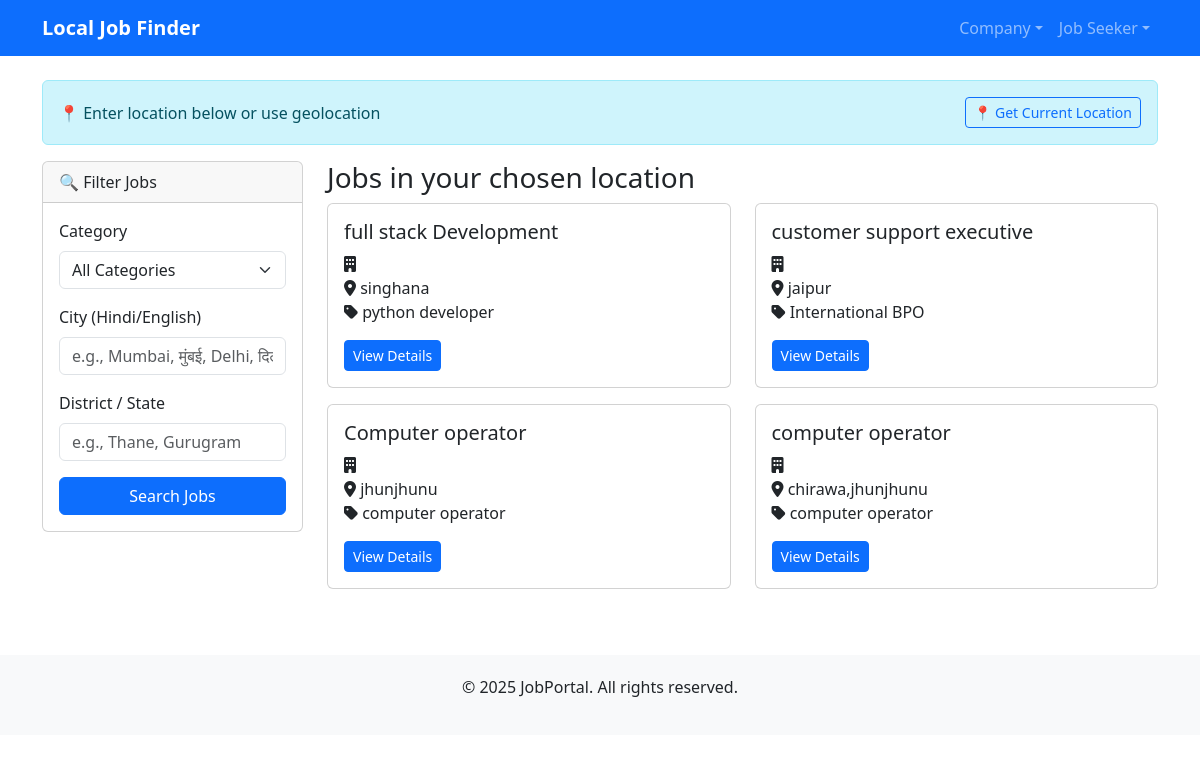
Page /user-dashboard/ on the committed database.
### findjob/models.py (models this page shows, shortened)
class Job(models.Model):
    JOB_TYPE_CHOICES = (
        ('full_time', 'Full Time'),
        ('part_time', 'Part Time'),
        ('internship', 'Internship'),
    )
    company = models.ForeignKey(CompanyProfile, on_delete=models.CASCADE)
    title = models.CharField(max_length=255)
    description = models.TextField()
    location = models.CharField(max_length=255)
    salary = models.CharField(max_length=100, blank=True, null=True)
    job_type = models.CharField(max_length=50, choices=JOB_TYPE_CHOICES)
    category = models.CharField(max_length=100, blank=True, null=True, help_text="e.g., Customer Support, Python Developer")
    created_at = models.DateTimeField(auto_now_add=True)
    is_active = models.BooleanField(default=True, help_text="Uncheck to hide job from dashboard")

### findjob/views.py (the view)
# urls.py: path('user-dashboard/',user_dashboard,name='user-dashboard'),
def user_dashboard(request):
    selected_category = request.GET.get('category', '')
    city_raw = request.GET.get('city', '').strip()
    district_raw = request.GET.get('district', '').strip()
    city_en = translate_to_english(city_raw)
    district_en = translate_to_english(district_raw)
    jobs = Job.objects.filter(is_active=True)
    if selected_category:
        jobs = jobs.filter(category__iexact=selected_category)
    location_filter = Q()
    if city_en:
        location_filter |= Q(location__icontains=city_en)
    if district_en:
        location_filter |= Q(location__icontains=district_en)
    if location_filter:
        jobs = jobs.filter(location_filter)
    categories = (Job.objects.filter(is_active=True)
                  .values_list('category', flat=True)
                  .distinct()
                  .exclude(category__isnull=True)
                  .exclude(category=''))
    context = {
        'jobs': jobs,
        'categories': categories,
        'selected_category': selected_category,
        'city_display': city_en,
        'district_display': district_en,
        'city_raw': city_raw,
        'district_raw': district_raw,
    }
    return render(request, 'user_dashboard.html', context)

### findjob/views.py (called while the page is built)
def translate_to_english(text):
    if not text or text.lower() == 'unknown':
        return ''
    try:
        translated = GoogleTranslator(source='auto', target='en').translate(text).strip()
        return '' if translated.lower() == 'unknown' else translated
    except:
        return text.strip()

### findjob/templates/user_dashboard.html (shortened to what this page needs)
{% extends 'base.html' %}
{% block content %}
<div class="alert alert-info d-flex justify-content-between align-items-center">
    <span id="location-status">
        {% if city_display %}
            📍 City: {{ city_display }}, District: {{ district_display|default:"—" }}
        {% else %}
            📍 Enter location below or use geolocation
        {% endif %}
    </span>
    <button type="button" class="btn btn-sm btn-outline-primary" onclick="getLocationAndSetCityDistrict()">
        📍 Get Current Location
    </button>
</div>
<div class="row">
    <div class="col-md-3">
        <div class="card">
            <div class="card-header">🔍 Filter Jobs</div>
            <div class="card-body">
                <form method="get" id="filter-form">
                    <div class="mb-3">
                        <label class="form-label">Category</label>
                        <select name="category" class="form-select" onchange="this.form.submit()">
                            <option value="">All Categories</option>
                        </select>
                    </div>
                    <div class="mb-3">
                        <label class="form-label">City (Hindi/English)</label>
                        <input type="text" name="city" id="id_city_input" class="form-control"
                               placeholder="e.g., Mumbai, मुंबई, Delhi, दिल्ली"
                               value="{{ city_display|default:'' }}">
                    </div>
                    <div class="mb-3">
                        <label class="form-label">District / State</label>
                        <input type="text" name="district" id="id_district_input" class="form-control"
                               placeholder="e.g., Thane, Gurugram"
                               value="{{ district_display|default:'' }}">
                    </div>
                    <button type="submit" class="btn btn-primary w-100">Search Jobs</button>
                </form>
            </div>
        </div>
    </div>
    <div class="col-md-9">
        <h3>Jobs in
            {% if city_display %}
                {{ city_display }}
            {% elif district_display %}
                {{ district_display }}
            {% else %}
                your chosen location
            {% endif %}
        </h3>
        <div class="row">
            {% for job in jobs %}
                <div class="col-md-6 mb-3">
                    <div class="card h-100">
                        <div class="card-body">
                            <h5>{{ job.title }}</h5>
                            <p><i class="fas fa-building"></i> {{ job.company.name }}<br>
                               <i class="fas fa-map-marker-alt"></i> {{ job.location }}<br>
                               <i class="fas fa-tag"></i> {{ job.category }}</p>
                            <a href="{% url 'job_detail' job.id %}" class="btn btn-sm btn-primary">View Details</a>
                        </div>
                    </div>
                </div>
            {% empty %}
                <div class="alert alert-warning">No jobs found for this location/category. Try different keywords.</div>
            {% endfor %}
        </div>
    </div>
</div>
{% endblock %}

### findjob/templates/base.html (shortened to what this page needs)
<!DOCTYPE html>
<html lang="en">
<head>
    <link href="https://cdn.jsdelivr.net/npm/bootstrap@5.3.0-alpha1/dist/css/bootstrap.min.css" rel="stylesheet">
    <link rel="stylesheet" href="https://cdnjs.cloudflare.com/ajax/libs/font-awesome/6.0.0/css/all.min.css">
</head>
<body>
    <nav class="navbar navbar-expand-lg navbar-dark bg-primary">
        <div class="container">
            <a class="navbar-brand" href="{% url 'home-page'%}">Local Job Finder</a>
            <div class="collapse navbar-collapse" id="navbarNav">
                <ul class="navbar-nav ms-auto">
                    {% if user.is_authenticated %}
                        {% if user.user_type == 'company' %}
                            <li class="nav-item"><a class="nav-link" href="{% url 'company-dashboard' %}">Company Dashboard</a></li>
                        {% elif user.user_type == 'candidate' %}
                            <li class="nav-item"><a class="nav-link" href="{% url 'user-dashboard' %}">Dashboard</a></li>
                            <li class="nav-item"><a class="nav-link" href="{% url 'edit_profile' %}">My Profile</a></li>
                        {% endif %}
                        <li class="nav-item">
                            <form id="logout-form" method="post" action="{% url 'abcd' %}" style="display: inline;">
                                {% csrf_token %}
                                <button type="submit" class="btn btn-link nav-link" style="display: inline; background: none; border: none; color: rgba(255,255,255,0.85);">
                                    Logout
                                </button>
                            </form>
                        </li>
                    {% else %}
                        <li class="nav-item dropdown">
                            <a class="nav-link dropdown-toggle" href="#" id="companyDropdown" role="button" data-bs-toggle="dropdown">Company</a>
                        </li>
                        <li class="nav-item dropdown">
                            <a class="nav-link dropdown-toggle" href="#" id="userDropdown" role="button" data-bs-toggle="dropdown">Job Seeker</a>
                        </li>
                    {% endif %}
                </ul>
            </div>
        </div>
    </nav>
    <div class="container mt-4">
        {% block content %}{% endblock %}
    </div>
    <div class="footer">
        <div class="container">
            <p>&copy; 2025 JobPortal. All rights reserved.</p>
        </div>
    </div>
</body>
</html>

### findjob/templates/base.html (style rules this page uses)
body { font-family: 'Segoe UI', Tahoma, Geneva, Verdana, sans-serif; }
.navbar-brand { font-weight: bold; }
.footer { margin-top: 50px; padding: 20px 0; background-color: #f8f9fa; text-align: center; }

### rows in the picture
Job: title "full stack Development", location "singhana", category "python developer"
Job: title "customer support executive", location "jaipur", category "International BPO"
Job: title "Computer operator", location "jhunjhunu", category "computer operator"
Job: title "computer operator", location "chirawa,jhunjhunu", category "computer operator"
